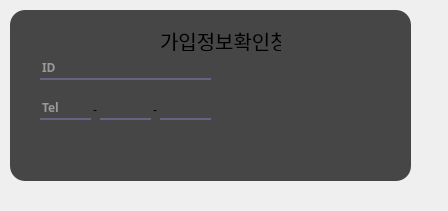
<?xml version="1.0" encoding="UTF-8"?>
<ui version="4.0">
 <class>Form</class>
 <widget class="QWidget" name="Form">
  <property name="geometry">
   <rect>
    <x>0</x>
    <y>0</y>
    <width>448</width>
    <height>211</height>
   </rect>
  </property>
  <property name="windowTitle">
   <string>Form</string>
  </property>
  <widget class="QWidget" name="widget" native="true">
   <property name="geometry">
    <rect>
     <x>0</x>
     <y>0</y>
     <width>411</width>
     <height>181</height>
    </rect>
   </property>
   <property name="styleSheet">
    <string notr="true">QPushButton#pushButton{
	image: url(:/images/images/pushbtn.png);
	border:0px
}</string>
   </property>
   <widget class="QLabel" name="label">
    <property name="geometry">
     <rect>
      <x>10</x>
      <y>10</y>
      <width>401</width>
      <height>171</height>
     </rect>
    </property>
    <property name="styleSheet">
     <string notr="true">background-color:rgba(0,0,0,180);
border-radius:15px</string>
    </property>
    <property name="text">
     <string/>
    </property>
   </widget>
   <widget class="QLineEdit" name="lineEdit">
    <property name="geometry">
     <rect>
      <x>40</x>
      <y>60</y>
      <width>171</width>
      <height>20</height>
     </rect>
    </property>
    <property name="font">
     <font>
      <family>Arial Black</family>
      <weight>75</weight>
      <bold>true</bold>
     </font>
    </property>
    <property name="styleSheet">
     <string notr="true">background-color:rgba(0,0,0,0);
border:none;
border-bottom:2px solid rgba(105,98,132,255);
color:rgba(255,255,255,230);
padding-bottom:5px</string>
    </property>
    <property name="placeholderText">
     <string>ID</string>
    </property>
   </widget>
   <widget class="QLineEdit" name="lineEdit_2">
    <property name="geometry">
     <rect>
      <x>40</x>
      <y>100</y>
      <width>51</width>
      <height>20</height>
     </rect>
    </property>
    <property name="font">
     <font>
      <family>Arial Black</family>
      <weight>75</weight>
      <bold>true</bold>
     </font>
    </property>
    <property name="styleSheet">
     <string notr="true">background-color:rgba(0,0,0,0);
border:none;
border-bottom:2px solid rgba(105,98,132,255);
color:rgba(255,255,255,230);
padding-bottom:5px</string>
    </property>
    <property name="placeholderText">
     <string>Tel</string>
    </property>
   </widget>
   <widget class="QLineEdit" name="lineEdit_3">
    <property name="geometry">
     <rect>
      <x>100</x>
      <y>100</y>
      <width>51</width>
      <height>20</height>
     </rect>
    </property>
    <property name="styleSheet">
     <string notr="true">background-color:rgba(0,0,0,0);
border:none;
border-bottom:2px solid rgba(105,98,132,255);
color:rgba(255,255,255,230);
padding-bottom:5px</string>
    </property>
   </widget>
   <widget class="QLineEdit" name="lineEdit_4">
    <property name="geometry">
     <rect>
      <x>160</x>
      <y>100</y>
      <width>51</width>
      <height>20</height>
     </rect>
    </property>
    <property name="styleSheet">
     <string notr="true">background-color:rgba(0,0,0,0);
border:none;
border-bottom:2px solid rgba(105,98,132,255);
color:rgba(255,255,255,230);
padding-bottom:5px</string>
    </property>
   </widget>
   <widget class="QLabel" name="label_2">
    <property name="geometry">
     <rect>
      <x>93</x>
      <y>100</y>
      <width>16</width>
      <height>20</height>
     </rect>
    </property>
    <property name="text">
     <string>-</string>
    </property>
   </widget>
   <widget class="QLabel" name="label_3">
    <property name="geometry">
     <rect>
      <x>153</x>
      <y>100</y>
      <width>16</width>
      <height>20</height>
     </rect>
    </property>
    <property name="text">
     <string>-</string>
    </property>
   </widget>
   <widget class="QPushButton" name="pushButton">
    <property name="geometry">
     <rect>
      <x>310</x>
      <y>70</y>
      <width>75</width>
      <height>51</height>
     </rect>
    </property>
    <property name="text">
     <string/>
    </property>
   </widget>
   <widget class="QLabel" name="label_4">
    <property name="geometry">
     <rect>
      <x>160</x>
      <y>30</y>
      <width>121</width>
      <height>21</height>
     </rect>
    </property>
    <property name="font">
     <font>
      <family>카페24 고운밤</family>
      <pointsize>15</pointsize>
     </font>
    </property>
    <property name="styleSheet">
     <string notr="true">color:rgb(0,0,0);</string>
    </property>
    <property name="text">
     <string>가입정보확인창</string>
    </property>
   </widget>
  </widget>
 </widget>
 <resources>
  <include location="res.qrc"/>
 </resources>
 <connections/>
</ui>
